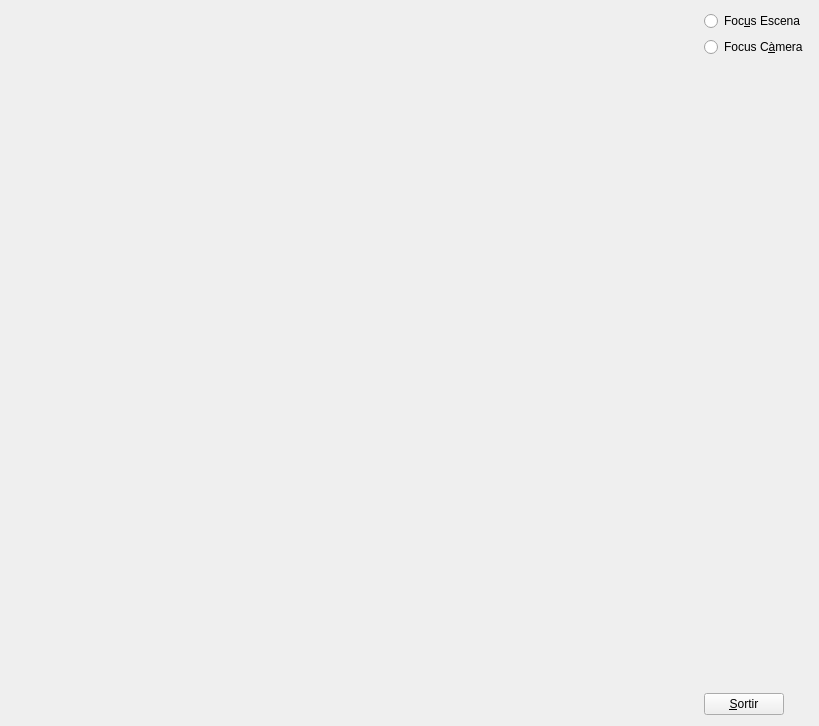
<?xml version="1.0" encoding="UTF-8"?>
<ui version="4.0">
 <class>MyForm</class>
 <widget class="QWidget" name="MyForm">
  <property name="geometry">
   <rect>
    <x>0</x>
    <y>0</y>
    <width>819</width>
    <height>726</height>
   </rect>
  </property>
  <property name="windowTitle">
   <string>Form</string>
  </property>
  <layout class="QHBoxLayout" name="horizontalLayout">
   <item>
    <widget class="MyGLWidget" name="widget" native="true">
     <property name="sizePolicy">
      <sizepolicy hsizetype="Expanding" vsizetype="Expanding">
       <horstretch>0</horstretch>
       <verstretch>0</verstretch>
      </sizepolicy>
     </property>
    </widget>
   </item>
   <item>
    <layout class="QVBoxLayout" name="verticalLayout">
     <item>
      <widget class="QRadioButton" name="radioButton">
       <property name="text">
        <string>Foc&amp;us Escena</string>
       </property>
      </widget>
     </item>
     <item>
      <widget class="QRadioButton" name="radioButton_2">
       <property name="text">
        <string>Focus C&amp;àmera</string>
       </property>
      </widget>
     </item>
     <item>
      <spacer name="verticalSpacer">
       <property name="orientation">
        <enum>Qt::Vertical</enum>
       </property>
       <property name="sizeHint" stdset="0">
        <size>
         <width>20</width>
         <height>40</height>
        </size>
       </property>
      </spacer>
     </item>
     <item>
      <widget class="QPushButton" name="pushButton">
       <property name="sizePolicy">
        <sizepolicy hsizetype="Fixed" vsizetype="Fixed">
         <horstretch>0</horstretch>
         <verstretch>0</verstretch>
        </sizepolicy>
       </property>
       <property name="text">
        <string>&amp;Sortir</string>
       </property>
      </widget>
     </item>
    </layout>
   </item>
  </layout>
 </widget>
 <customwidgets>
  <customwidget>
   <class>MyGLWidget</class>
   <extends>QWidget</extends>
   <header>MyGLWidget.h</header>
   <container>1</container>
   <slots>
    <signal>activaEscena(bool)</signal>
    <signal>activaCamera(bool)</signal>
    <slot>focusCamera(bool)</slot>
    <slot>focusEscena(bool)</slot>
   </slots>
  </customwidget>
 </customwidgets>
 <resources/>
 <connections>
  <connection>
   <sender>pushButton</sender>
   <signal>clicked()</signal>
   <receiver>MyForm</receiver>
   <slot>close()</slot>
   <hints>
    <hint type="sourcelabel">
     <x>781</x>
     <y>718</y>
    </hint>
    <hint type="destinationlabel">
     <x>839</x>
     <y>529</y>
    </hint>
   </hints>
  </connection>
  <connection>
   <sender>widget</sender>
   <signal>activaEscena(bool)</signal>
   <receiver>radioButton</receiver>
   <slot>setChecked(bool)</slot>
   <hints>
    <hint type="sourcelabel">
     <x>655</x>
     <y>25</y>
    </hint>
    <hint type="destinationlabel">
     <x>721</x>
     <y>15</y>
    </hint>
   </hints>
  </connection>
  <connection>
   <sender>widget</sender>
   <signal>activaCamera(bool)</signal>
   <receiver>radioButton_2</receiver>
   <slot>setChecked(bool)</slot>
   <hints>
    <hint type="sourcelabel">
     <x>665</x>
     <y>46</y>
    </hint>
    <hint type="destinationlabel">
     <x>729</x>
     <y>51</y>
    </hint>
   </hints>
  </connection>
  <connection>
   <sender>radioButton_2</sender>
   <signal>clicked(bool)</signal>
   <receiver>widget</receiver>
   <slot>focusCamera(bool)</slot>
   <hints>
    <hint type="sourcelabel">
     <x>728</x>
     <y>40</y>
    </hint>
    <hint type="destinationlabel">
     <x>630</x>
     <y>44</y>
    </hint>
   </hints>
  </connection>
  <connection>
   <sender>radioButton</sender>
   <signal>clicked(bool)</signal>
   <receiver>widget</receiver>
   <slot>focusEscena(bool)</slot>
   <hints>
    <hint type="sourcelabel">
     <x>720</x>
     <y>24</y>
    </hint>
    <hint type="destinationlabel">
     <x>670</x>
     <y>26</y>
    </hint>
   </hints>
  </connection>
 </connections>
</ui>
